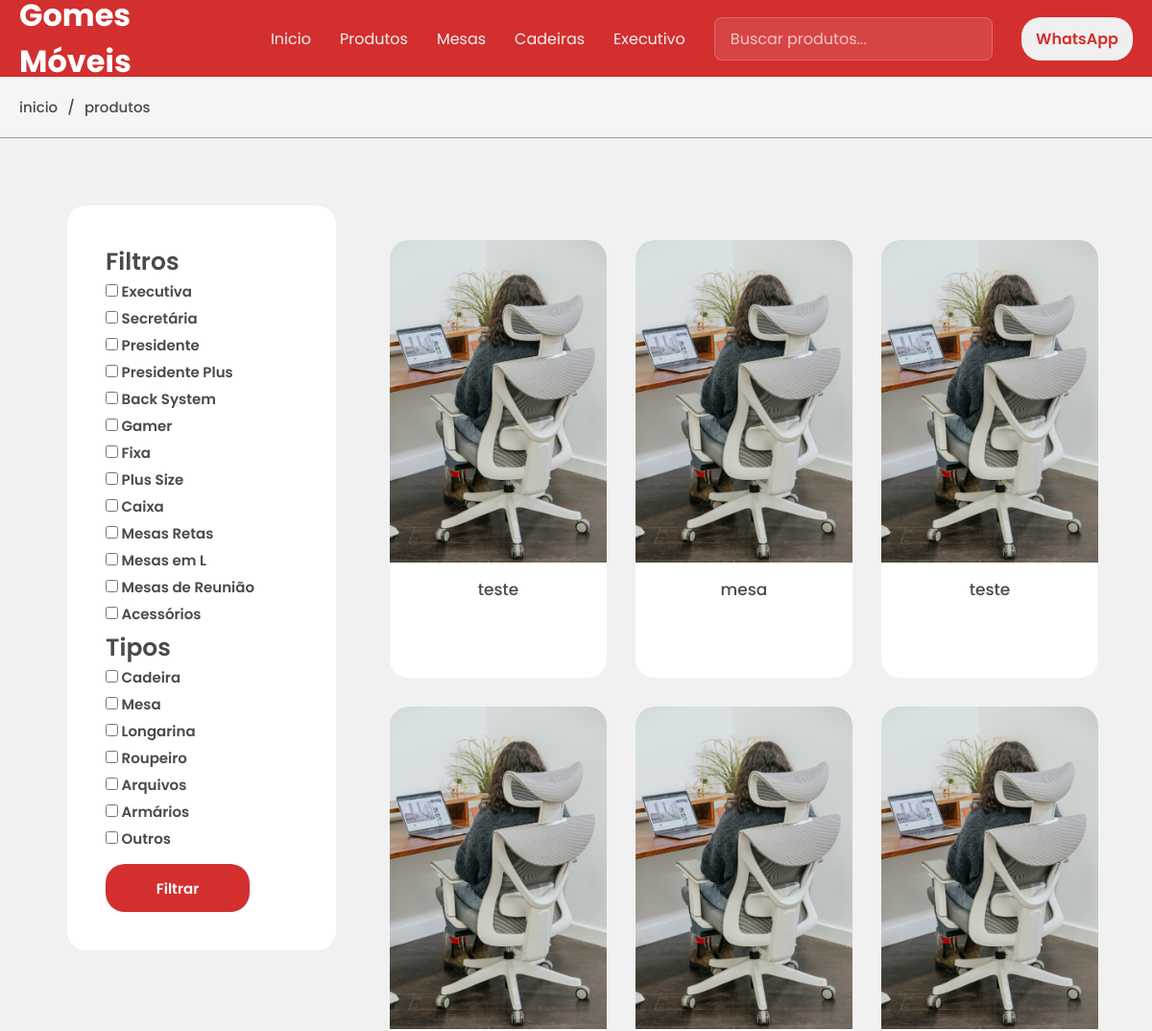
/produtos/ (upper part), run on an earlier commit of the app's database.
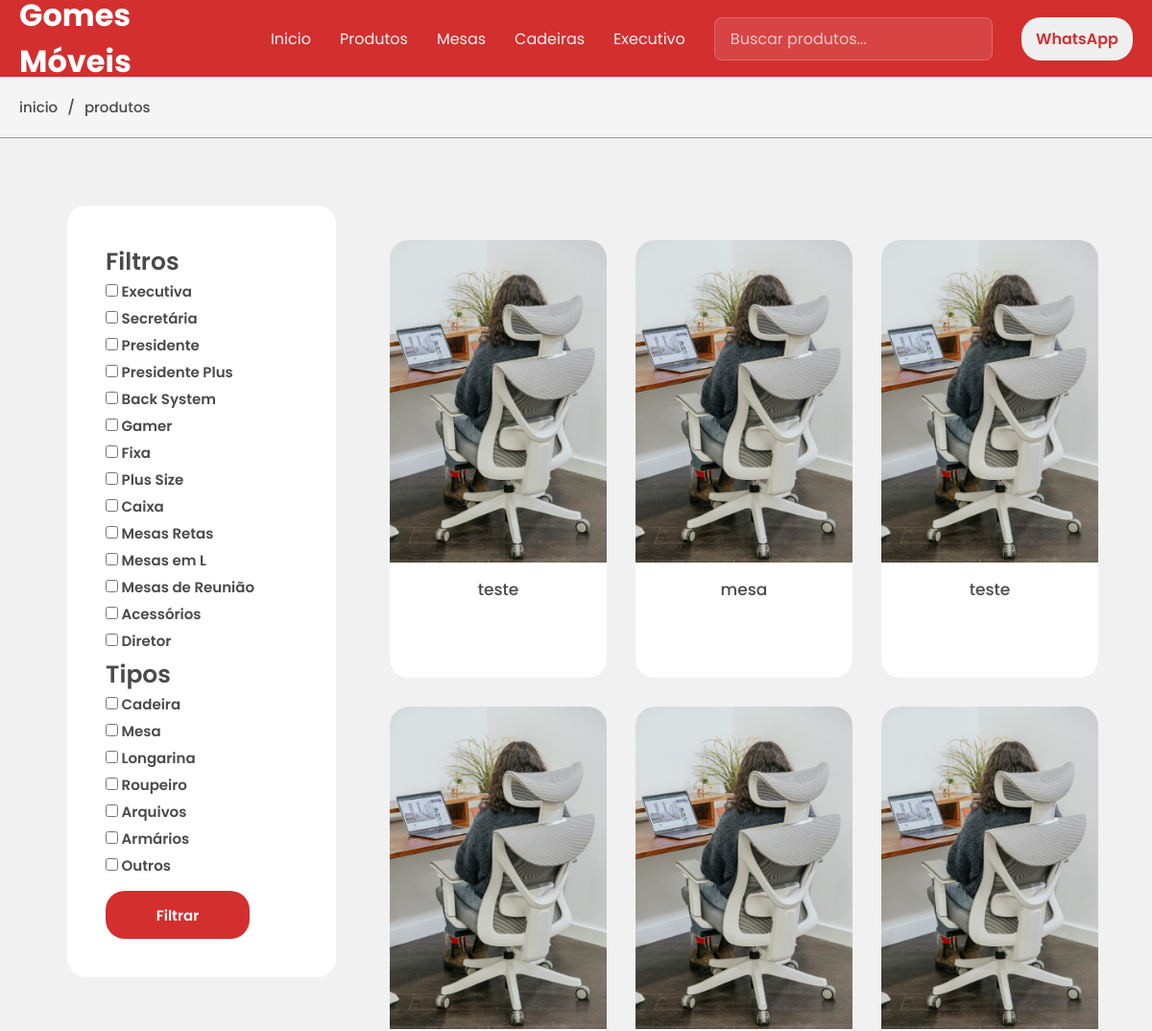
And on a later commit of the database.
### core/models.py (models this page shows, shortened)
class Categoria(models.Model):
    nome = models.CharField(max_length=100)
    slug = models.SlugField(unique=True)

class Produto(models.Model):
    TIPOS = [
        ("cadeira","Cadeira"),
        ("mesa","Mesa"),
        ("longarina","Longarina"),
        ("roupeiro","Roupeiro"),
        ("arquivo","Arquivos"),
        ("armario","Armários"),
        ("outros", "Outros")
    ]
    nome = models.CharField(max_length=200)
    descricao = models.TextField()
    destaque = models.BooleanField(default=False)
    slug = models.SlugField(unique=True, blank=True)
    tipo = models.CharField(max_length=20, choices=TIPOS, default="outros")
    categoria = models.ForeignKey(
        Categoria,
        on_delete=models.CASCADE,
        related_name="produtos"
    )

class ProdutoImagem(models.Model):
    produto = models.ForeignKey(
        Produto,
        on_delete=models.CASCADE,
        related_name="imagens"
    )
    imagem = models.ImageField(upload_to="produtos/")

### core/views.py (the view, shortened to what this page needs)
# urls.py: path("produtos/",produtos, name="produtos"),
def produtos(request):
    lista_produtos = Produto.objects.all()
    categorias = Categoria.objects.all()
    tipo_produtos = Produto.TIPOS
    categorias_selecionadas = request.GET.getlist('categoria')
    if categorias_selecionadas:
        lista_produtos = lista_produtos.filter(
            categoria__slug__in=categorias_selecionadas
        )
    tipos_selecionados = request.GET.getlist('tipo')
    if tipos_selecionados:
        lista_produtos = lista_produtos.filter(
            tipo__in=tipos_selecionados
        )
    sem_filtro = not categorias_selecionadas and not tipos_selecionados
    page_number = request.GET.get('page', 1)
    if sem_filtro:
        ids = list(lista_produtos.values_list('id', flat=True))
        if str(page_number) == '1':
            random.shuffle(ids)
            request.session['ordem_produtos'] = ids
        ids_ordenados = request.session.get('ordem_produtos') or ids
        from django.db.models import Case, When, IntegerField
        ordering = Case(
            *[When(id=id_, then=pos) for pos, id_ in enumerate(ids_ordenados)],
            output_field=IntegerField()
        )
        lista_produtos = lista_produtos.order_by(ordering)
    paginator = Paginator(lista_produtos, 12)  #usa a lista filtrada
    itens = paginator.get_page(page_number)
    return render(request, "produtos.html", {
        "produtos": itens,
        "categorias": categorias,
        "tipos": tipo_produtos,
    })

### core/templates/produtos.html (shortened to what this page needs)
{% extends 'base.html' %}
{% load static %}
{% block css %}
<link rel="stylesheet" href="{% static 'css/produtos.css' %}">
{% endblock %}
{% block content %}
<div class="move">
    <a href="{% url 'inicio' %}">inicio</a>
    <p>/</p>
    <a href="{% url 'produtos' %}">produtos</a>
</div>
 <div class="container">
    <div class="filtro">
        <h1>Filtros</h1>
        <form method="get">
            <ul>
                {% for c in categorias%}
                <li>
                    <label class="label-categoria">
                        <div class="container-nome-categoria">
                            <input type="checkbox" name="categoria" value="{{ c.slug }}"
                            {% if c.slug in request.GET.categoria %}checked{% endif %}>
                            {{ c.nome }}
                        </div>
                    </label>
                </li>
                {% endfor %}
            </ul>
            <h1>Tipos</h1>
            <ul>
                {% for value, label in tipos %}
                <li>
                    <label class="label-categoria">
                        <div class="container-nome-categoria">
                            <input type="checkbox" name="tipo" value="{{ value }}"
                            {% if value in request.GET.tipo %}checked{% endif %}>
                            {{ label }}
                        </div>
                    </label>
                </li>
                {% endfor %}
            </ul>
            <button type="submit" class="btn-filtrar">
                <p>Filtrar</p>
            </button>
        </form>
    </div>
    <div class="container-itens">
        <div class="container-produtos" id="lista-produtos">
            {% for p in produtos %}
            <a href="{% url 'produto' p.slug %}">
                <div class="img-container">
                    <img src="{{ p.imagens.first.imagem.url }}">
                </div>
                <div class="paragrafo-produto">
                    <p>{{ p.nome }}</p>
                </div>
            </a>
            {% endfor %}
        </div>
    </div>
</div>
{% endblock %}

### core/templates/base.html (shortened to what this page needs)
{% load static %}
<!DOCTYPE html>
<html>
<head>
    <link rel="stylesheet" href="https://cdnjs.cloudflare.com/ajax/libs/font-awesome/6.5.0/css/all.min.css">
    <link rel="stylesheet" href="{% static 'css/style.css' %}">
    <link rel="stylesheet" href="{% static 'css/header.css' %}">
    {% block css %}{% endblock %}
</head>
<body>
{% include 'header.html' %}
{% block content %}
{% endblock %}
</body>
</html>

### core/templates/header.html (shortened to what this page needs)
<header class="header">
    <div class="container-header">
        <div class="logo-header">
            <h1>Gomes Móveis</h1>
        </div>
        <ul class="menu-header">
            <li><a href="{% url 'inicio' %}">Inicio</a></li>
            <li><a href="{% url 'produtos' %}">Produtos</a></li>
            <li><a href="{% url 'produtos' %}?tipo=mesa">Mesas</a></li>
            <li><a href="{% url 'produtos' %}?tipo=cadeiras">Cadeiras</a></li>
            <li><a href="{% url 'produtos' %}?categoria=executiva">Executivo</a></li>
        </ul>
        <li class="li-busca-header">
            <input type="text"
            id="input-busca"
            placeholder="Buscar produtos..."
            autocomplete="off">
        </li>
        <button class="btn-whatsapp-header">
            WhatsApp
        </button>
    </div>
</header>

### core/static/css/style.css (style rules this page uses)
* { margin: 0; padding: 0; box-sizing: border-box; }
body { min-height: 100vh; background-color: #f5f5f5; }

### core/static/css/header.css (style rules this page uses)
.header { width: 100%; height: 80px; background-color: #D32F2F; display: flex; position: sticky; top: 0; z-index: 1000; }
.container-header { width: 100%; display: flex; align-items: center; justify-content: center; gap: 30px; padding: 20px; }
.logo-header { font-family: "Poppins", sans-serif; font-weight: 700; color: white; }
.menu-header { display: flex; list-style:none; gap: 30px; }
.menu-header a { text-decoration:none; color: rgb(242, 242, 242); font-family: "Poppins", sans-serif; font-weight: 400; }
.li-busca-header { list-style: none; width: 300px; }
.li-busca-header input { width: 100%; height: 45px; padding: 8px 40px 8px 16px; border: 1px solid rgba(255,255,255,0.2); border-radius: 8px; outline: none; background: rgba(255,255,255,0.1); font-size: 16px; font-family: "Poppins", sans-serif; font-weight: 400; color: white; }
.li-busca-header input::placeholder { color: rgba(255,255,255,0.7); }
.btn-whatsapp-header { width: 120px; height: 45px; font-size: 16px; font-family: "Poppins", sans-serif; font-weight: 600; border: none; border-radius: 20px; color: #D32F2F; cursor: pointer; }
.li-busca-header { position: relative; }

### core/static/css/produtos.css (style rules this page uses)
.move { width: 100%; height: 100%; padding: 20px; display: flex; gap: 10px; border-bottom: 1px solid #9c9c9c; }
.move a { color: #4A4A4A; text-decoration:none; font-size: 15px; font-family: "Poppins", sans-serif; font-weight: 500; }
.move p { color: #4A4A4A; font-size: 15px; font-family: "Poppins", sans-serif; font-weight: 500; }
.container { width: 100%; padding: 20px; display: flex; align-items: flex-start; gap: 20px; background-color: #f1f1f1; }
.filtro { margin-top: 50px; padding: 40px; position: sticky; top: 100px; margin-left: 50px; background-color: white; border-radius: 20px; font-size: none; text-decoration: none; }
.filtro ul { list-style: none; padding-left: 0; }
.filtro h1 { color: #4A4A4A; font-size: 25px; font-family: "Poppins", sans-serif; font-weight: 600; }
.label-categoria { color: #4A4A4A; font-size: 15px; font-family: "Poppins", sans-serif; font-weight: 600; }
.container-nome-categoria { width: 200px; margin-bottom: 5px; }
.btn-filtrar { width: 150px; height: 50px; margin-top: 10px; border: none; border-radius: 20px; background-color: #D32F2F; cursor: pointer; transition: transform 0.3s ease; }
.btn-filtrar p { color: white; font-size: 15px; font-family: "Poppins", sans-serif; font-weight: 600; }
.container-itens { margin-top: 50px; width: 100%; padding: 20px; display: flex; flex-direction: column; align-items: center; }
.container-produtos { width: 100%; height: 100%; padding: 16px; gap: 30px; display: grid; grid-template-columns: repeat(3, minmax(100px, 370px)); justify-content: center; }
.container-produtos a { border-radius: 20px; transition: transform 0.5s ease; background-color: white; overflow: hidden; display: flex; flex-direction: column; text-decoration:none; transition: transform 0.5s ease; }
.img-container { width: 100%; height: 400px; overflow: hidden; }
.img-container img { width: 100%; height: 100%; object-fit: cover; display: block; cursor: pointer; transition: transform 0.5s ease; }
.paragrafo-produto { width: 100%; height: 30%; padding: 15px; display: flex; justify-content: center; }
.paragrafo-produto p { color: #4A4A4A; font-size: 17px; font-family: "Poppins", sans-serif; font-weight: 500; }

What changed in the data, as far as the page shows it:
added Categoria: nome "Diretor"
